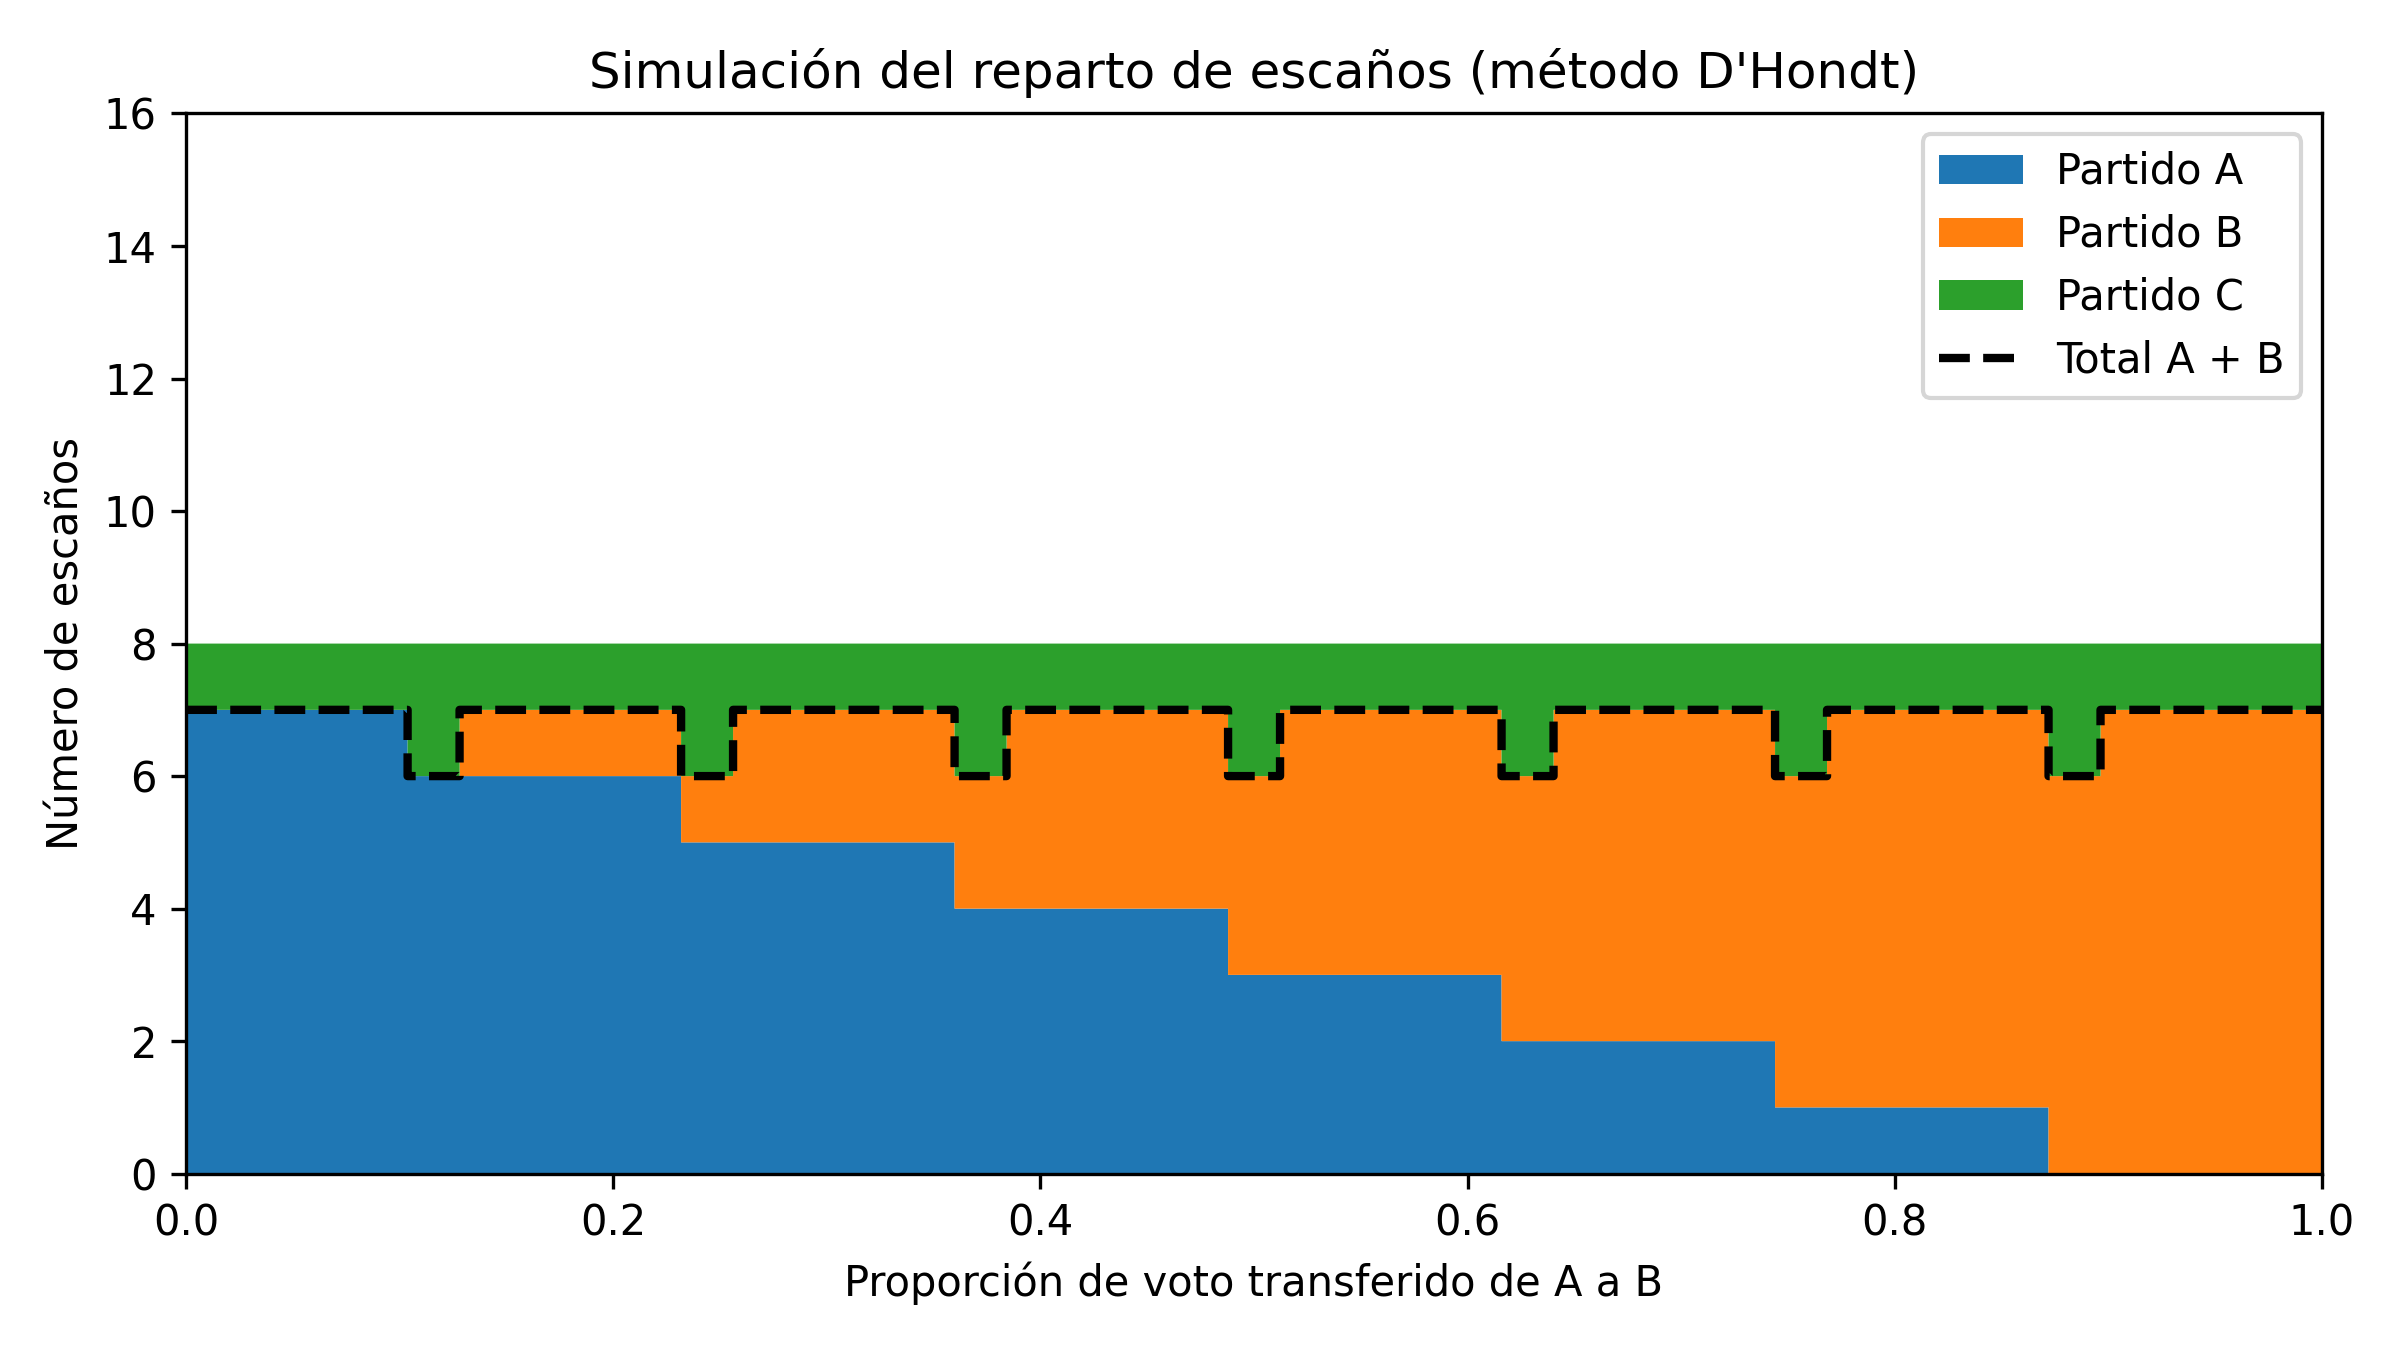

Generate this figure with Python:
#!/usr/bin/env python3
# -*- coding: utf-8 -*-

import numpy as np
import matplotlib.pyplot as plt
from pathlib import Path


def simulate_transfer(
    votes={
        "A": 40150,
        "B": 20260,
        "C": 15470,
        "D": 10480,
        "E": 50590,
        "F": 10480,
    },
    base_name=Path(__file__).stem,
    nseats = 16,
):

    # Base vote counts for five parties: A, B, C, D, E
    # The values for A and B will change due to vote transfer
    base_votes = votes

    # Number of steps in the simulation (from all votes with A to all with B)
    steps = base_votes['A'] + base_votes['B']

    # Store seat distributions for each step
    seat_distributions = { k: [] for k in base_votes }
    seat_distributions["A+B"] = []

    def dhondt_allocation(votes_dict, total_seats):
        """Perform D'Hondt seat allocation."""
        parties = list(votes_dict.keys())
        quotients = []

        for party in parties:
            for i in range(1, total_seats + 1):
                quotients.append((votes_dict[party] / i, party))

        # Sort all quotients and take the top N
        top_quotients = sorted(quotients, reverse=True)[:total_seats]

        seat_counts = {party: 0 for party in parties}
        for _, party in top_quotients:
            seat_counts[party] += 1

        return seat_counts

    # Simulation: from full vote transfer A -> B to B -> A
    for t in np.linspace(0, 1, steps):
        votes = base_votes.copy()
        total_AB = base_votes["A"] + base_votes["B"]

        # Transfer fraction t from A to B
        votes["A"] = total_AB * (1 - t)
        votes["B"] = total_AB * t

        seats = dhondt_allocation(votes, nseats)

        for party in seat_distributions:
            if party == "A+B":
                seat_distributions["A+B"].append(seats["A"] + seats["B"])
            else:
                seat_distributions[party].append(seats[party])

    # Plotting the results
    x = np.linspace(0, 1, steps)
    parties = list(base_votes.keys())[:3]

    # Stackplot for seat distribution
    fig, ax = plt.subplots(figsize=(8, 4.5))
    labels_es = {
        "A": "Partido A",
        "B": "Partido B",
        "C": "Partido C",
        "D": "Partido D",
        "E": "Partido E",
        "F": "Partido F",
    }
    colors = {
        "A": "#1f77b4",
        "B": "#ff7f0e",
        "C": "#2ca02c",
        "D": "#d62728",
        "E": "#9467bd",
        "F": "#6794bd",
    }

    # Draw stacked areas
    y = np.vstack([ seat_distributions[p] for p in parties])
    ax.stackplot(x, y,
        labels=[labels_es[k] for k in parties],
        colors=[colors[k] for k in parties],
        step='post',
    )

    # Draw A+B line
    ax.plot(x,
        seat_distributions["A+B"],
        color="black",
        linestyle="--",
        linewidth=2,
        label="Total A + B",
        drawstyle='steps-post',
    )

    # Labels and legend
    ax.set_xlabel("Proporción de voto transferido de A a B")
    ax.set_ylabel("Número de escaños")
    ax.set_title("Simulación del reparto de escaños (método D'Hondt)")
    ax.legend(loc="upper right")
    ax.set_xlim(0, 1)
    ax.set_ylim(0, nseats)

    plt.tight_layout()
    plt.savefig(base_name + ".svg")
    plt.savefig(base_name + ".pdf")
    plt.savefig(base_name + ".png", dpi=300)
    plt.show()


simulate_transfer(
    votes={
        "A": 40150,
        "B": 20260,
        "C": 15770,
        "D": 10480,
        "E": 50590,
        "F": 10480,
    },
    base_name = "transfer-ab-updown",
)
simulate_transfer(
    votes={
        "A": 40150,
        "B": 20260,
        "C": 15070, # this changes
        "D": 10480,
        "E": 50590,
        "F": 10480,
    },
    base_name = "transfer-ab-flat",
)
